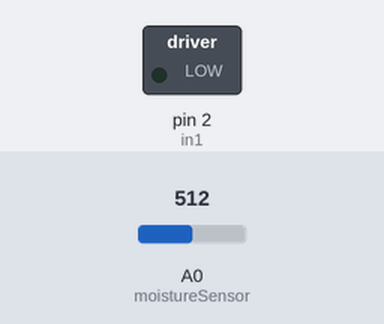
This sketch was run on a simulated Arduino Uno, built with avr-gcc and run on an emulated ATmega328P. On the bench: switched loads named in the sketch (green lamp = pin HIGH). The inputs (shaded band) are chosen by the test bench; at power-on: A0 (moistureSensor) = 512. What the sketch prints to the serial monitor is not drawn.

Above: at 0.5 s.
At 5.5 s:
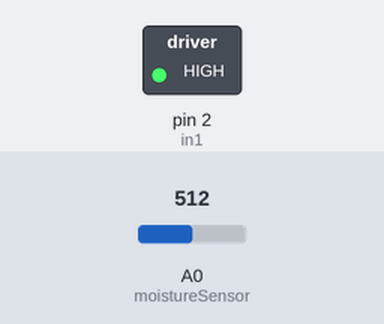
Timing chart, 0 to 14.3 s (numbered marks = the images above):
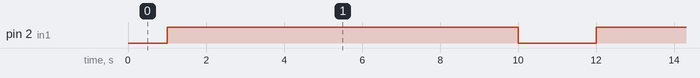

Measured:
- by itself, pin 2 (in1): alternates HIGH for 9.0 s and LOW for 2.0 s

The sketch:

CODE.ino
```cpp
        //definition of the integers

int in1 = 2;       //PIN for activation of the realy and then the motor

int moistureSensor = A0;    //definition of the moisture Sensor
int MOISTUREVAL;
int sensorValue;


void setup() {
    Serial.begin(9600);
  // put your setup code here, to run once:

  pinMode(in1, OUTPUT);
}

void loop() {


MOISTUREVAL=analogRead(moistureSensor); // read the values from moisture sensor and name it MOISTUREVAL+
sensorValue=analogRead(moistureSensor);
  // Serial Begin so we can see the data from the mosture sensor in our serial input window.
///*
Serial.print("Humidity of the moisture: ");
Serial.println(MOISTUREVAL);
Serial.print("2Humidity of the moisture: ");
Serial.println(sensorValue);
//*/

delay(1000);


 //start of the range of values for the sensor

 if (sensorValue >= 820 && sensorValue <= 1024)   // this is the effect if the moisture is completely wet
 {
 digitalWrite(in1, LOW);  //Writes PWM to the motor
 delay(3000); //Making this too small can damage the motor

}
else if (sensorValue >= 615  && sensorValue < 820)    // this is the light effect if the moisture is almost completely wet
 {
 digitalWrite(in1, HIGH);  // analogWrite(motor, intensity);  //Writes PWM to the motor
 delay(5000); //Making this too small can damage the motor
 digitalWrite(in1,LOW);
}
else if (sensorValue >= 410 && sensorValue < 615)    // this is the light effect if the moisture is a little wet
 {
 digitalWrite(in1, HIGH);  // analogWrite(motor, intensity);  //Writes PWM to the motor
 delay(9000); //Making this too small can damage the motor
digitalWrite(in1,LOW);
}
else if (sensorValue >= 250 && sensorValue < 410)    // this is the light effect if the moisture is almost dry
 {
 digitalWrite(in1, HIGH);  // analogWrite(motor, intensity);  //Writes PWM to the motor
 delay(14000); //Making this too small can damage the motor
digitalWrite(in1,LOW);
}
else if (sensorValue >= 0 && sensorValue < 250)     // this is the light effect if the moisture is completely dry
 {
 digitalWrite(in1, HIGH);  // analogWrite(motor, intensity);  //Writes PWM to the motor
 delay(19000); //Making this too small can damage the motor
digitalWrite(in1,LOW);
}
  delay(1000);        // delay 1 second between reads


}
```
